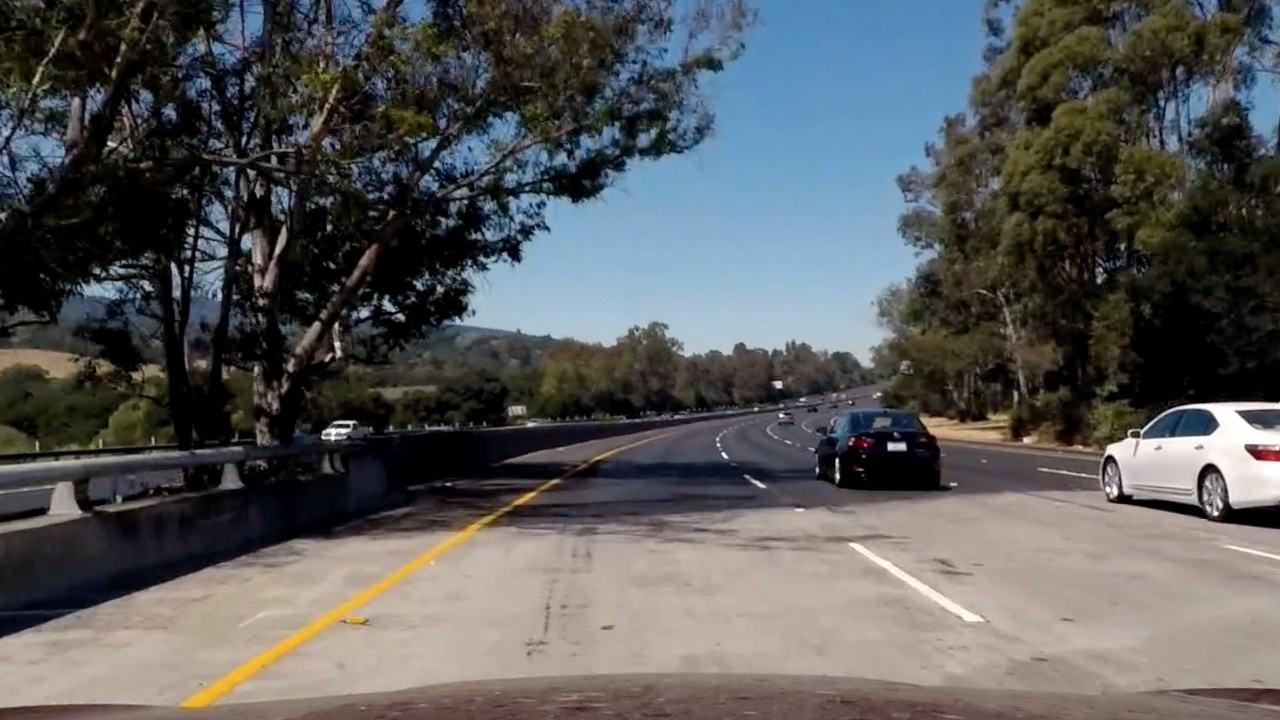
#> input picture Gradients and Color Spaces/bridge_shadow.jpg, 1280 x 720 px
$ jupyter execute 'Color and Gradient Combined.ipynb'   (older library calls are emulated)
#> lines starting #> are read from the running program, lines starting #| are printed output that depends on the picture
#> further down, image is the input picture: shape (720, 1280, 3); mean R, G, B 89.7, 90.6, 90.8
## Color and Gradient
Now it's time to combine what you know about color and gradient thresholding to get the best of both worlds.

At this point, it's okay to detect edges around trees or cars because these lines can be mostly filtered out by applying a mask to the image and essentially cropping out the area outside of the lane lines. It's most important that you reliably detect different colors of lane lines under varying degrees of daylight and shadow.

You can clearly see which parts of the lane lines were detected by the gradient threshold and which parts were detected by the color threshold by stacking the channels and seeing the individual components. You can create a binary combination of these two images to map out where either the color or gradient thresholds were met.

[cell 1]
import matplotlib.pyplot as plt
import matplotlib.image as mpimg
import numpy as np
import cv2
import glob
import time

[cell 2]
# Edit this function to create your own pipeline.
def pipeline(img, s_thresh=(170, 255), sx_thresh=(20, 100)):
#> called with s_thresh = (170, 255), sx_thresh = (20, 100)
    img = np.copy(img)
    # Convert to HLS color space and separate the V channel
    hls = cv2.cvtColor(img, cv2.COLOR_RGB2HLS)
#> hls: shape (720, 1280, 3); mean of channels 0, 1, 2 55.3, 90.3, 67
    l_channel = hls[:,:,1]
    s_channel = hls[:,:,2]
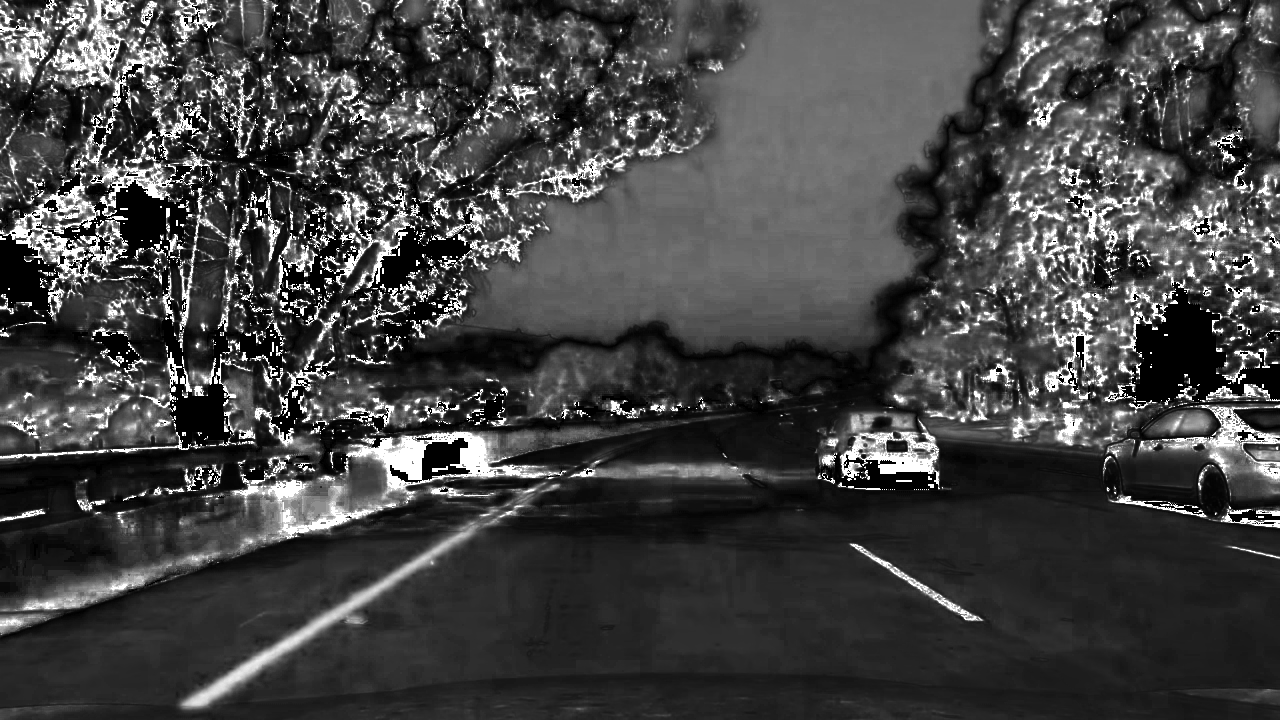
#> s_channel: shape (720, 1280); min 0, max 255, mean 67
    # Sobel x
    sobelx = cv2.Sobel(l_channel, cv2.CV_64F, 1, 0) # Take the derivative in x
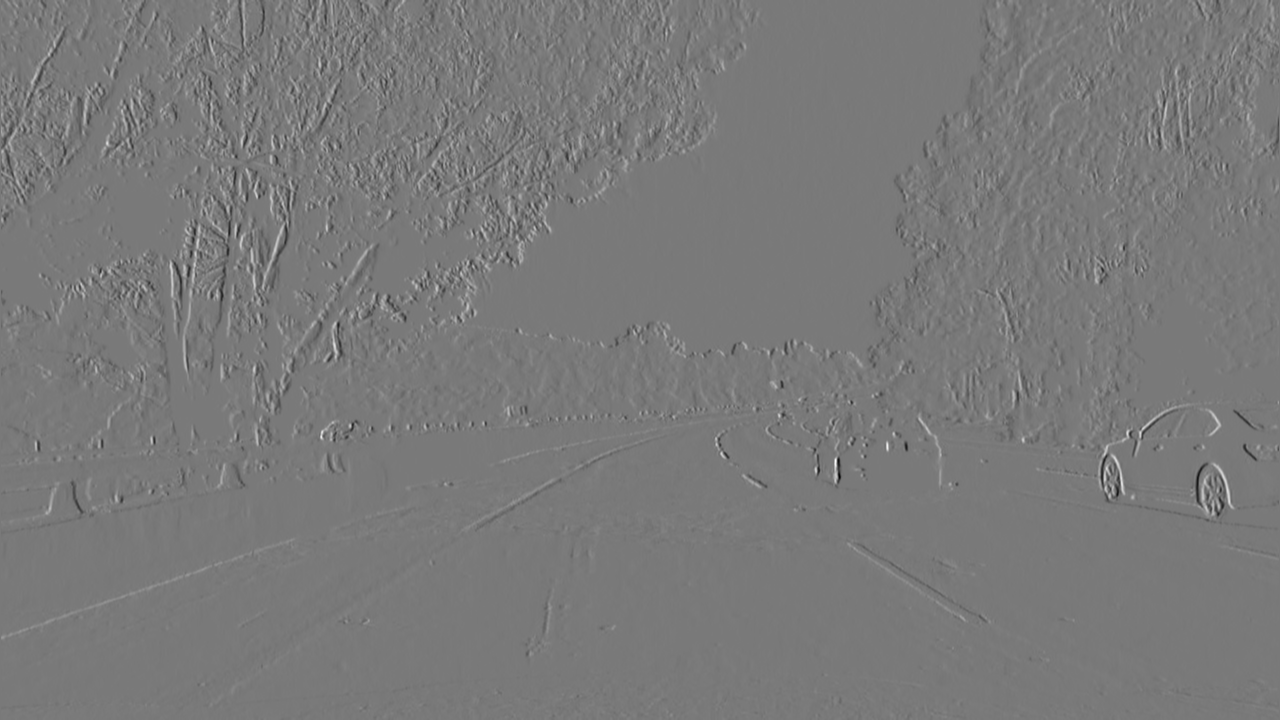
#> sobelx: shape (720, 1280) float64; min -785, max 859, mean 0.2; drawn with min black and max white
    abs_sobelx = np.absolute(sobelx) # Absolute x derivative to accentuate lines away from horizontal
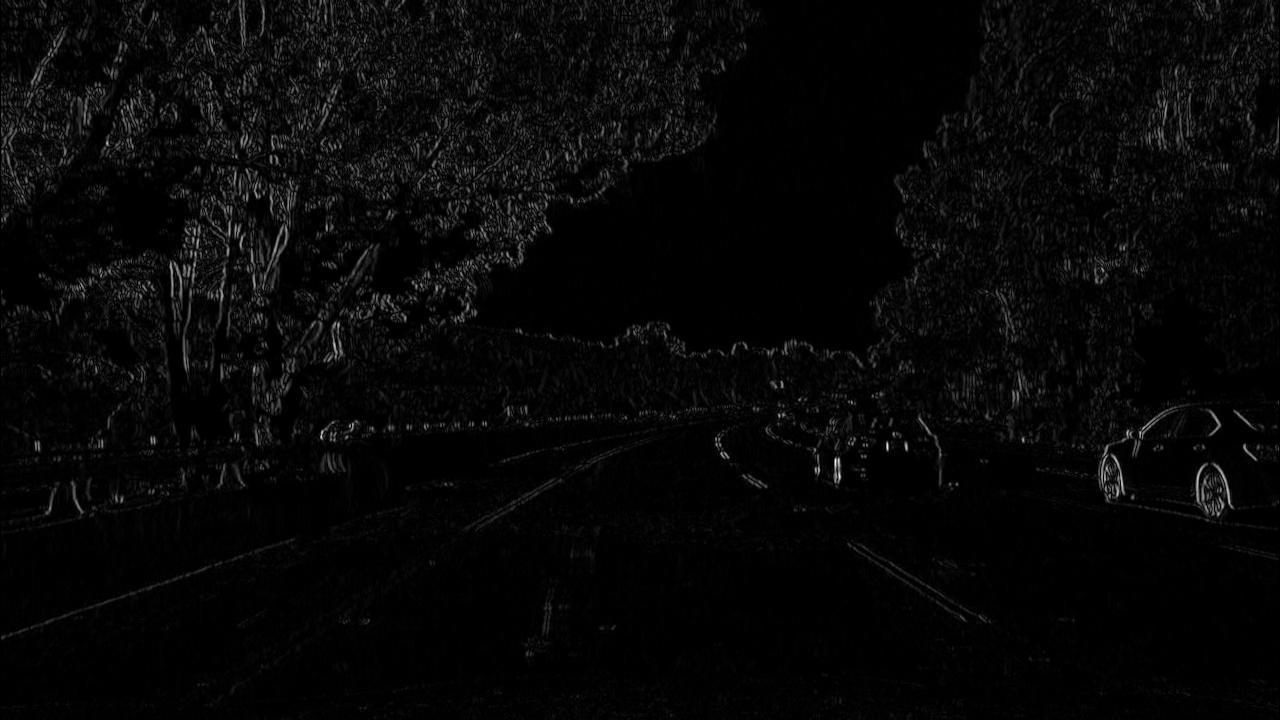
#> abs_sobelx: shape (720, 1280) float64; min 0, max 859, mean 25.8; drawn with min black and max white
    scaled_sobel = np.uint8(255*abs_sobelx/np.max(abs_sobelx))

    # Threshold x gradient
    sxbinary = np.zeros_like(scaled_sobel)
    sxbinary[(scaled_sobel >= sx_thresh[0]) & (scaled_sobel <= sx_thresh[1])] = 1

    # Threshold color channel
    s_binary = np.zeros_like(s_channel)
    s_binary[(s_channel >= s_thresh[0]) & (s_channel <= s_thresh[1])] = 1
    # Stack each channel
    color_binary = np.dstack(( np.zeros_like(sxbinary), sxbinary, s_binary)) * 255
    return color_binary

[cell 3]
image = mpimg.imread('bridge_shadow.jpg')
result = pipeline(image)
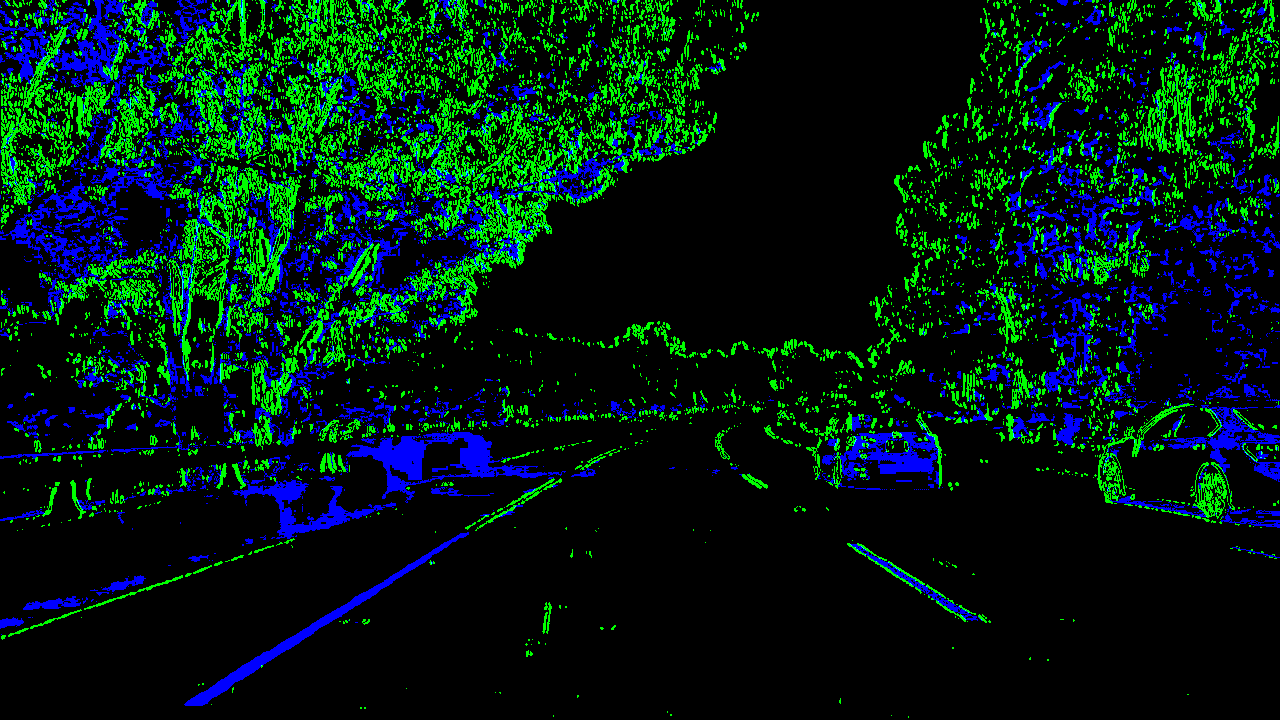
#> result: shape (720, 1280, 3); mean R, G, B 0, 27, 18.9

[cell 4]
# Plot the result
f, (ax1, ax2) = plt.subplots(1, 2, figsize=(24, 9))
f.tight_layout()

ax1.imshow(image)
ax1.set_title('Original Image', fontsize=40)

ax2.imshow(result)
ax2.set_title('Pipeline Result', fontsize=40)
plt.subplots_adjust(left=0., right=1, top=0.9, bottom=0.)

[cell 5]
img = mpimg.imread('bridge_shadow.jpg')
# Convert to HLS color space and separate the S channel
# Note: img is the undistorted image
hls = cv2.cvtColor(img, cv2.COLOR_RGB2HLS)
s_channel = hls[:,:,2]

# Grayscale image
# NOTE: we already saw that standard grayscaling lost color information for the lane lines
# Explore gradients in other colors spaces / color channels to see what might work better
gray = cv2.cvtColor(img, cv2.COLOR_RGB2GRAY)

# Sobel x
sobelx = cv2.Sobel(gray, cv2.CV_64F, 1, 0) # Take the derivative in x
abs_sobelx = np.absolute(sobelx) # Absolute x derivative to accentuate lines away from horizontal
scaled_sobel = np.uint8(255*abs_sobelx/np.max(abs_sobelx))

# Threshold x gradient
thresh_min = 20
thresh_max = 100
sxbinary = np.zeros_like(scaled_sobel)
sxbinary[(scaled_sobel >= thresh_min) & (scaled_sobel <= thresh_max)] = 1

# Threshold color channel
s_thresh_min = 170
s_thresh_max = 255
s_binary = np.zeros_like(s_channel)
s_binary[(s_channel >= s_thresh_min) & (s_channel <= s_thresh_max)] = 1

# Stack each channel to view their individual contributions in green and blue respectively
# This returns a stack of the two binary images, whose components you can see as different colors
color_binary = np.dstack(( np.zeros_like(sxbinary), sxbinary, s_binary)) * 255

# Combine the two binary thresholds
combined_binary = np.zeros_like(sxbinary)
combined_binary[(s_binary == 1) | (sxbinary == 1)] = 1

# Plotting thresholded images
f, (ax1, ax2) = plt.subplots(1, 2, figsize=(20,10))
ax1.set_title('Stacked thresholds')
ax1.imshow(color_binary)

ax2.set_title('Combined S channel and gradient thresholds')
ax2.imshow(combined_binary, cmap='gray')
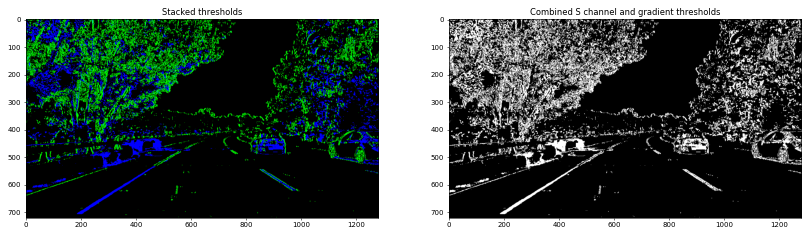
#> figure drawn by matplotlib, 2 panels

[cell 6]
f, (ax1, ax2, ax3, ax4) = plt.subplots(1, 4, figsize=(24, 9))
f.tight_layout()

ax1.imshow(image)
ax1.set_title('Original Image', fontsize=25)

ax2.imshow(result)
ax2.set_title('Pipeline Result', fontsize=25)

ax3.set_title('Stacked thresholds', fontsize=25)
ax3.imshow(color_binary)

ax4.set_title('Combined S channel and gradient thresholds', fontsize=20)
ax4.imshow(combined_binary, cmap='gray')
plt.subplots_adjust(left=0., right=1, top=0.9, bottom=0.)
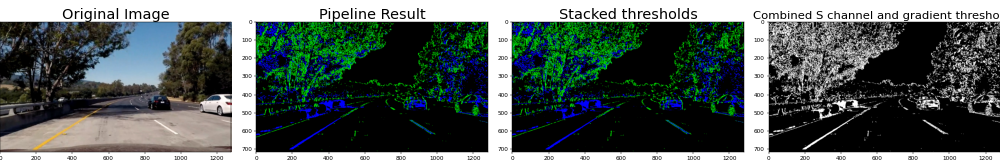
#> figure drawn by matplotlib, 4 panels
